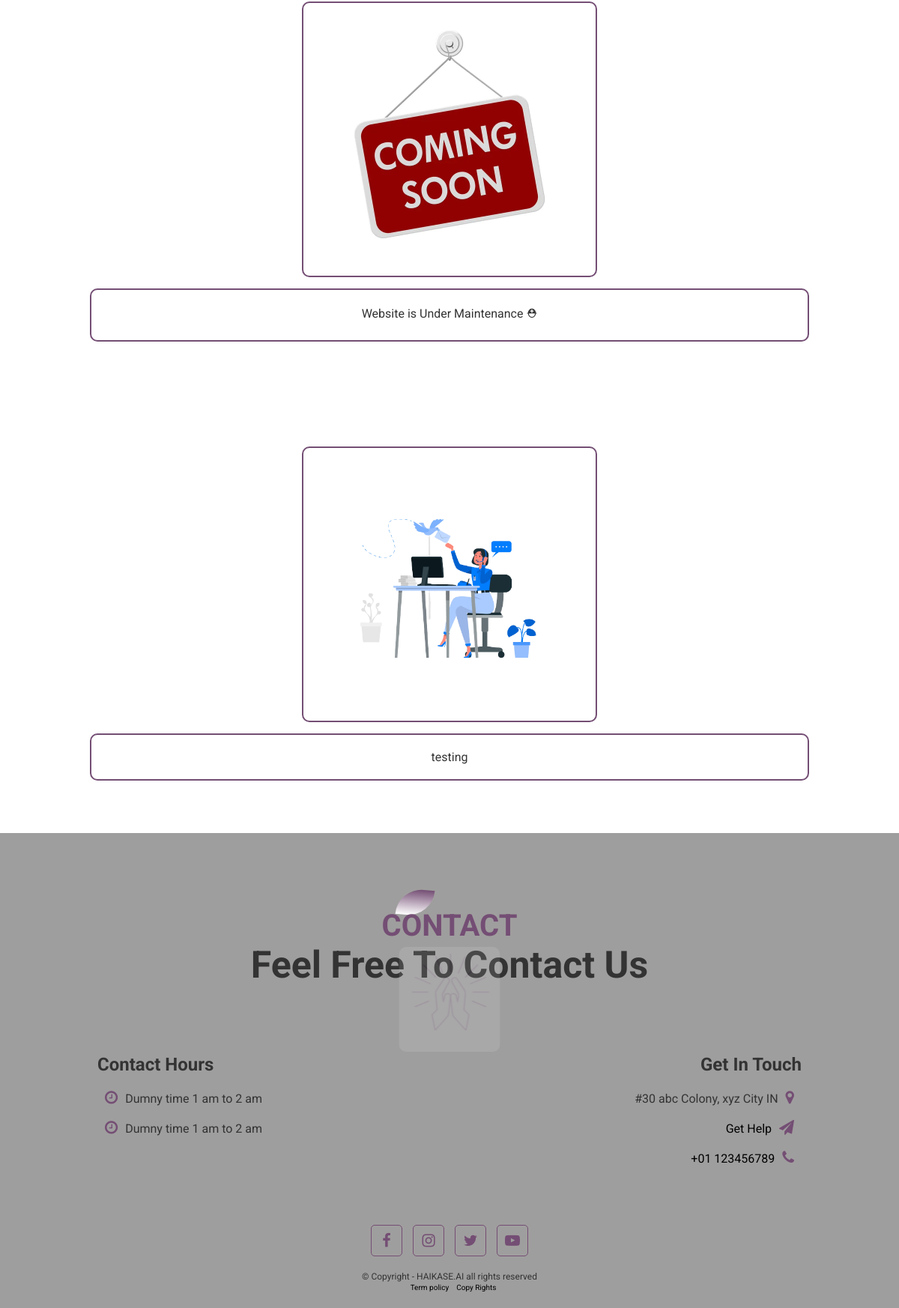
/blogs.php (lower part), run on an earlier commit of the app's database.
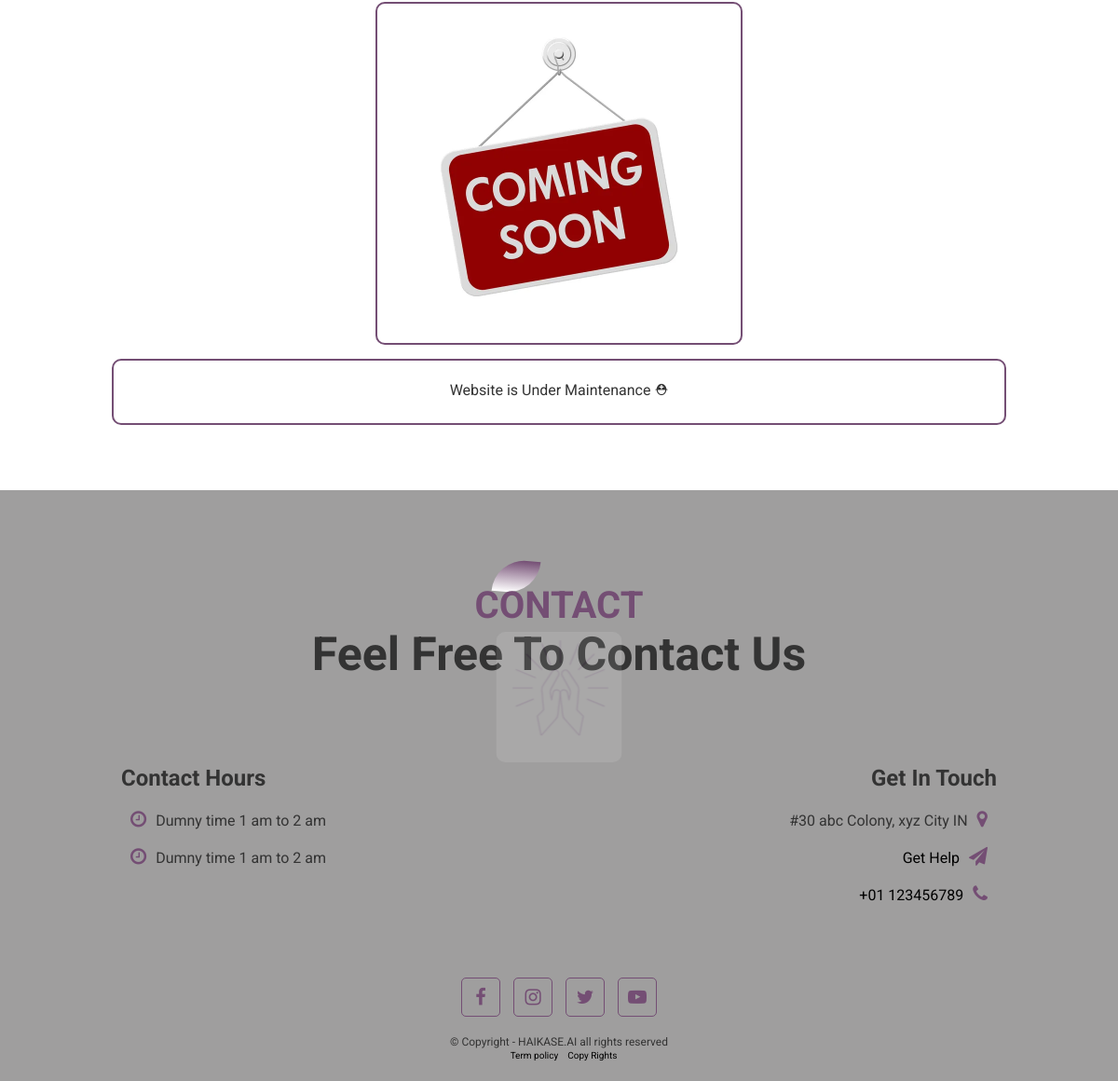
And on a later commit of the database.
### tables this page shows
CREATE TABLE `article` (
  `id` int(10) NOT NULL,
  `name` varchar(250) DEFAULT NULL,
  `image` varchar(250) DEFAULT NULL,
  `message` text DEFAULT NULL
);

### blogs.php (the view, shortened to what this page needs)
<?php
include("includes/header.php");
$sql = " SELECT article.* FROM article ORDER BY `article`.`id` DESC ";
$result = $conn->query($sql);
if ($result->num_rows > 0) {
    while ($row = $result->fetch_assoc()) {
?>
        <section id="blog">
            <div class="blog-box">
                <div class="news-img">
                    <img alt="Image placeholder" style="width: 300px; height:300px;" src="./uploads/article/<?= $row["image"]; ?>">
                </div>
                <div class="blog_features">
                    <div class="blog_features-desc">
                        <p>
                            <?= $row["message"]; ?>
                        </p>
                    </div>
                </div>
            </div>
        </section>
<?php
    }
} else {
    echo "<tr><td colspan='3'>No results</td></tr>";
}
?>
<?php
include("includes/footer.php");
?>

What changed in the data, as far as the page shows it:
removed article: image (picture), message "testing"
